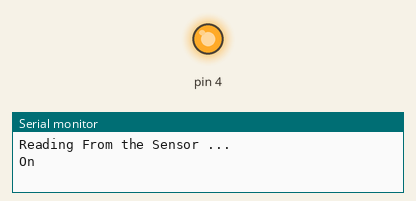
Recording of a sketch running on a simulated Arduino Uno, built with avr-gcc and run on an emulated ATmega328P. On the bench: output pins drawn as LEDs (lit = HIGH), the last lines printed to the serial monitor.

Above: at 3.0 s.
At 5.0 s:
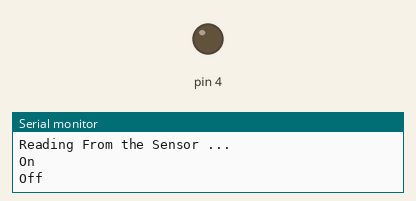
Timing chart, 0 to 7.2 s (numbered marks = the images above):
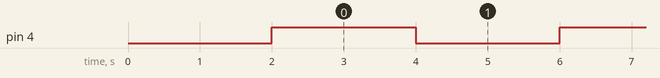

The sketch:

sketch_feb27a.ino
```cpp
int output_value ;
void setup() {
   pinMode(4,OUTPUT);
   Serial.begin(9600);
   Serial.println("Reading From the Sensor ...");
   delay(2000);
}

  void loop() {
      digitalWrite(4,HIGH);
      Serial.println("On");
      delay(2000);
      digitalWrite(4,LOW);
      Serial.println("Off");
      delay(2000);
}
```

Measured:
- by itself, pin 4: alternates HIGH for 2.0 s and LOW for 2.0 s
